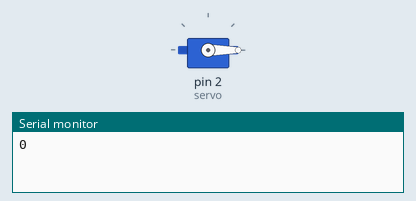
The sketch below on a simulated Arduino Uno, built with avr-gcc and run on an emulated ATmega328P. Parts: servo, the last lines printed to the serial monitor.

Above: at 0.05 s.
At 8.0 s:
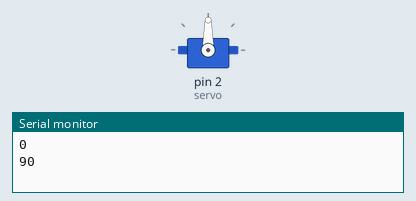
Timing chart, 0 to 10.4 s (numbered marks = the images above):
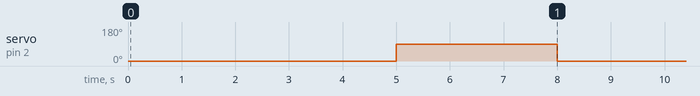

Measured:
- by itself, servo on pin 2 (servo): alternates 90° for 3.0 s and 0° for 5.0 s

The sketch:

sevo_test.ino
```cpp
#include <Servo.h>

Servo servo;

void setup()
{
   Serial.begin(9600);
  servo.attach(2);  //D4
}

void loop()
{
  servo.write(0);
  Serial.println(0);
  delay(5000);
  servo.write(90);
  Serial.println(90);
  delay(3000);
}
```
